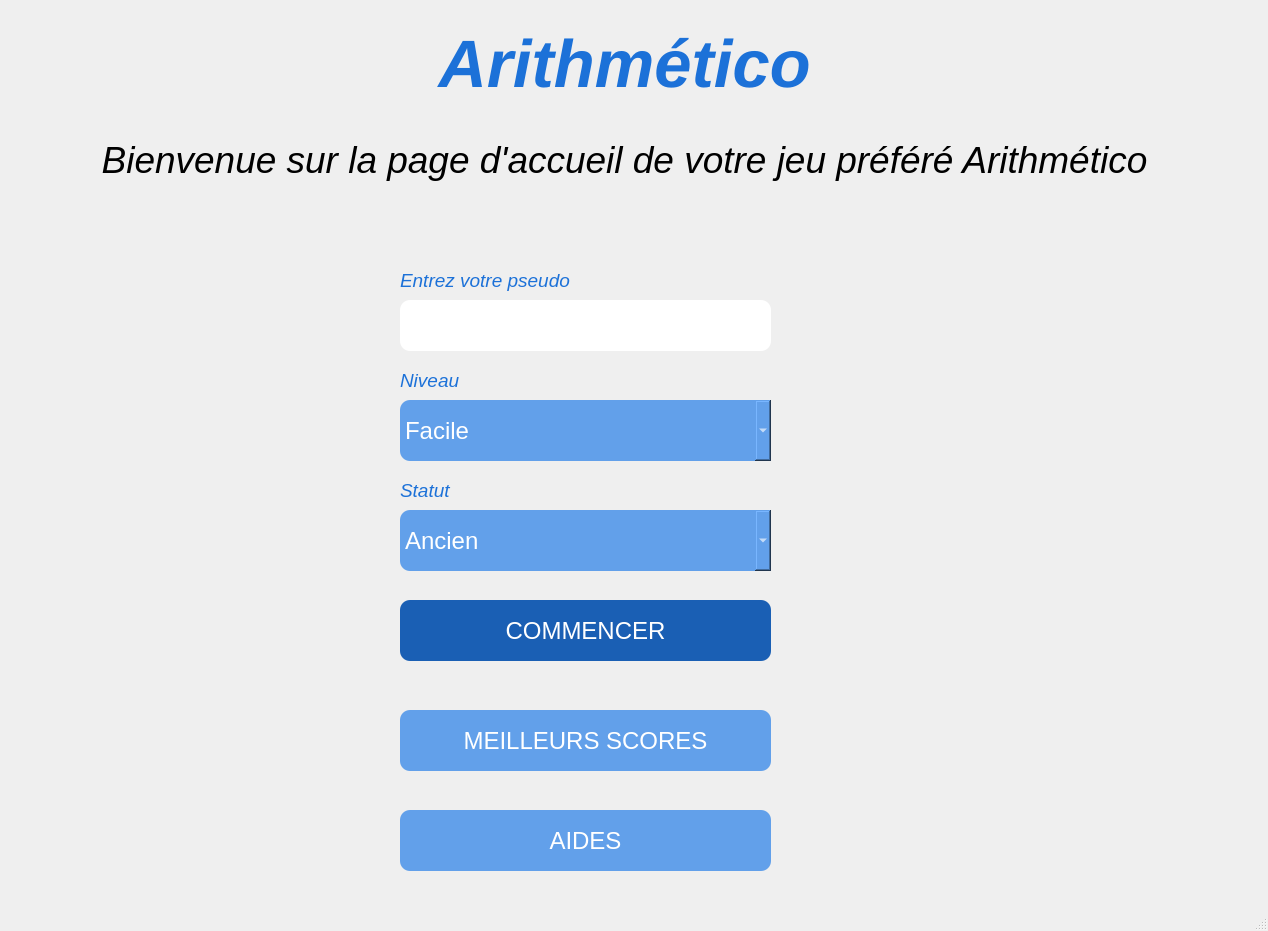
<?xml version="1.0" encoding="UTF-8"?>
<ui version="4.0">
 <class>Accueil</class>
 <widget class="QMainWindow" name="Accueil">
  <property name="geometry">
   <rect>
    <x>0</x>
    <y>0</y>
    <width>1268</width>
    <height>931</height>
   </rect>
  </property>
  <property name="windowTitle">
   <string>MainWindow</string>
  </property>
  <widget class="QWidget" name="centralwidget">
   <widget class="QWidget" name="horizontalLayoutWidget">
    <property name="geometry">
     <rect>
      <x>-1</x>
      <y>-1</y>
      <width>1251</width>
      <height>130</height>
     </rect>
    </property>
    <layout class="QHBoxLayout" name="horizontalLayout">
     <item>
      <widget class="QLabel" name="label_2">
       <property name="font">
        <font>
         <pointsize>50</pointsize>
         <weight>75</weight>
         <italic>true</italic>
         <bold>true</bold>
        </font>
       </property>
       <property name="styleSheet">
        <string notr="true">color:rgb(28, 113, 216);</string>
       </property>
       <property name="text">
        <string>Arithmético</string>
       </property>
       <property name="alignment">
        <set>Qt::AlignCenter</set>
       </property>
      </widget>
     </item>
    </layout>
   </widget>
   <widget class="QWidget" name="horizontalLayoutWidget_2">
    <property name="geometry">
     <rect>
      <x>-1</x>
      <y>99</y>
      <width>1251</width>
      <height>121</height>
     </rect>
    </property>
    <layout class="QHBoxLayout" name="horizontalLayout_2">
     <item>
      <widget class="QLabel" name="label">
       <property name="font">
        <font>
         <pointsize>28</pointsize>
         <italic>true</italic>
        </font>
       </property>
       <property name="text">
        <string>Bienvenue sur la page d'accueil de votre jeu préféré Arithmético</string>
       </property>
       <property name="alignment">
        <set>Qt::AlignCenter</set>
       </property>
      </widget>
     </item>
    </layout>
   </widget>
   <widget class="QLabel" name="label_3">
    <property name="geometry">
     <rect>
      <x>400</x>
      <y>270</y>
      <width>371</width>
      <height>21</height>
     </rect>
    </property>
    <property name="font">
     <font>
      <pointsize>14</pointsize>
      <italic>true</italic>
     </font>
    </property>
    <property name="styleSheet">
     <string notr="true">color:rgb(28, 113, 216)</string>
    </property>
    <property name="text">
     <string>Entrez votre pseudo</string>
    </property>
   </widget>
   <widget class="QLineEdit" name="lineEdit_pseudo">
    <property name="geometry">
     <rect>
      <x>400</x>
      <y>300</y>
      <width>371</width>
      <height>51</height>
     </rect>
    </property>
    <property name="font">
     <font>
      <pointsize>14</pointsize>
     </font>
    </property>
    <property name="toolTip">
     <string>@Ferdi229</string>
    </property>
    <property name="styleSheet">
     <string notr="true">color:rgb(28, 113, 216);
border-radius:10;</string>
    </property>
   </widget>
   <widget class="QComboBox" name="comboBox_niveau">
    <property name="geometry">
     <rect>
      <x>400</x>
      <y>400</y>
      <width>371</width>
      <height>61</height>
     </rect>
    </property>
    <property name="font">
     <font>
      <pointsize>18</pointsize>
     </font>
    </property>
    <property name="styleSheet">
     <string notr="true">background-color:rgb(98, 160, 234);
color:rgb(255, 255, 255);
border-radius:10;</string>
    </property>
    <item>
     <property name="text">
      <string>Facile</string>
     </property>
    </item>
    <item>
     <property name="text">
      <string>Dificile</string>
     </property>
    </item>
   </widget>
   <widget class="QLabel" name="label_4">
    <property name="geometry">
     <rect>
      <x>400</x>
      <y>370</y>
      <width>371</width>
      <height>21</height>
     </rect>
    </property>
    <property name="font">
     <font>
      <pointsize>14</pointsize>
      <italic>true</italic>
     </font>
    </property>
    <property name="styleSheet">
     <string notr="true">color:rgb(28, 113, 216)</string>
    </property>
    <property name="text">
     <string>Niveau</string>
    </property>
   </widget>
   <widget class="QPushButton" name="pushButton_5">
    <property name="geometry">
     <rect>
      <x>400</x>
      <y>810</y>
      <width>371</width>
      <height>61</height>
     </rect>
    </property>
    <property name="font">
     <font>
      <pointsize>18</pointsize>
     </font>
    </property>
    <property name="styleSheet">
     <string notr="true">background-color:rgb(98, 160, 234);
color:rgb(255, 255, 255);
border-radius:10;</string>
    </property>
    <property name="text">
     <string>AIDES</string>
    </property>
   </widget>
   <widget class="QPushButton" name="pushButton_4">
    <property name="geometry">
     <rect>
      <x>400</x>
      <y>710</y>
      <width>371</width>
      <height>61</height>
     </rect>
    </property>
    <property name="font">
     <font>
      <pointsize>18</pointsize>
     </font>
    </property>
    <property name="styleSheet">
     <string notr="true">background-color:rgb(98, 160, 234);
color:rgb(255, 255, 255);
border-radius:10;</string>
    </property>
    <property name="text">
     <string>MEILLEURS SCORES</string>
    </property>
   </widget>
   <widget class="QPushButton" name="pushButton_3">
    <property name="geometry">
     <rect>
      <x>400</x>
      <y>600</y>
      <width>371</width>
      <height>61</height>
     </rect>
    </property>
    <property name="font">
     <font>
      <pointsize>18</pointsize>
     </font>
    </property>
    <property name="styleSheet">
     <string notr="true">background-color:rgb(26, 95, 180);
color:rgb(255, 255, 255);
border-radius:10;</string>
    </property>
    <property name="text">
     <string>COMMENCER</string>
    </property>
   </widget>
   <widget class="QComboBox" name="comboBox_status">
    <property name="geometry">
     <rect>
      <x>400</x>
      <y>510</y>
      <width>371</width>
      <height>61</height>
     </rect>
    </property>
    <property name="font">
     <font>
      <pointsize>18</pointsize>
     </font>
    </property>
    <property name="styleSheet">
     <string notr="true">background-color:rgb(98, 160, 234);
color:rgb(255, 255, 255);
border-radius:10;</string>
    </property>
    <item>
     <property name="text">
      <string>Ancien</string>
     </property>
    </item>
    <item>
     <property name="text">
      <string>Nouveau</string>
     </property>
    </item>
   </widget>
   <widget class="QLabel" name="label_5">
    <property name="geometry">
     <rect>
      <x>400</x>
      <y>480</y>
      <width>371</width>
      <height>21</height>
     </rect>
    </property>
    <property name="font">
     <font>
      <pointsize>14</pointsize>
      <italic>true</italic>
     </font>
    </property>
    <property name="styleSheet">
     <string notr="true">color:rgb(28, 113, 216)</string>
    </property>
    <property name="text">
     <string>Statut</string>
    </property>
   </widget>
   <widget class="QLabel" name="label_infos">
    <property name="geometry">
     <rect>
      <x>825</x>
      <y>308</y>
      <width>401</width>
      <height>91</height>
     </rect>
    </property>
    <property name="styleSheet">
     <string notr="true">color:rgb(224, 27, 36);</string>
    </property>
    <property name="text">
     <string/>
    </property>
    <property name="alignment">
     <set>Qt::AlignLeading|Qt::AlignLeft|Qt::AlignTop</set>
    </property>
   </widget>
  </widget>
  <widget class="QMenuBar" name="menubar">
   <property name="geometry">
    <rect>
     <x>0</x>
     <y>0</y>
     <width>1268</width>
     <height>24</height>
    </rect>
   </property>
  </widget>
  <widget class="QStatusBar" name="statusbar"/>
 </widget>
 <resources/>
 <connections/>
</ui>
